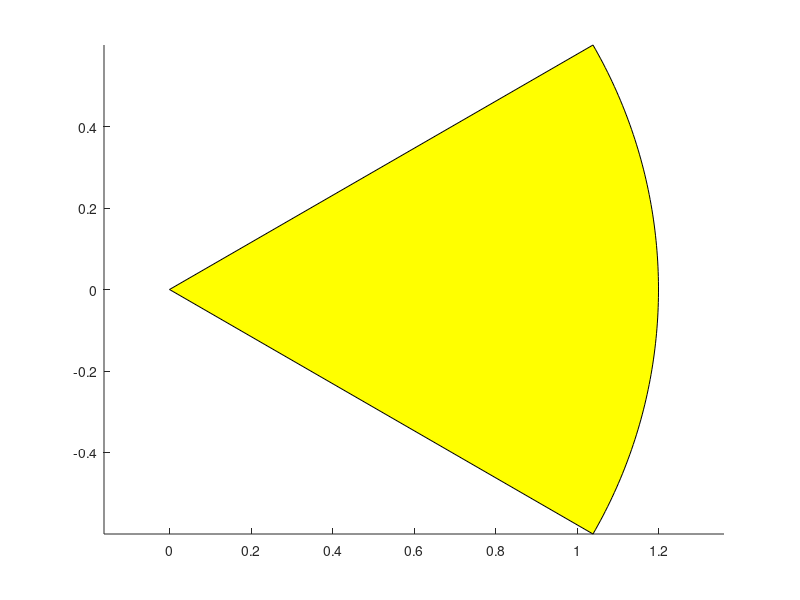

The MATLAB script that drew this image: (Note: this script raises an error after producing the figure.)
%% Intro
% Calculating distribution factor, pitch factor and winding factor for a
% 22-pole, 27-slot, 3-phase machine
% Author: Baris Kuseyri<baris.kuseyri@metu.edu.tr>
% version 1.0 | 23/03/2020

%% Initialization

clc
clear all

%% Machine Parameters

m=3;    %phase number
Q=27;   %number of slots
pp=11;  %number of pole-pairs


%% Machine Variables

q=Q/(2*pp*m);    %number of slots per pole per phase
ps=360/(Q/pp);   %phase shift between coils

am=2*pi/27;      %slot pitch (mechanical)
ae=pp*2*pi/27;      %slot pitch (electrical)


%% Results

hold on
axis equal

sector_color=['r','y','b'];

for i = 1:6
    t = linspace((i-1)*(2*pi/6)-(2*pi/12), i*(2*pi/6)-(2*pi/12));
    sector = patch([0 1.2*cos(t) 0], [0 1.2*sin(t) 0], sector_color(mod(i,3)+1));
    edgea = sector.EdgeAlpha;
    facea = sector.FaceAlpha;
    sector.EdgeAlpha = 0.0;
    sector.FaceAlpha = 0.2;
end


for i = 1:27
    x = [0 cos(ae*(i-1))];
    y = [0 sin(ae*(i-1))];
    v(i+1)=line(x,y,'Color','k','LineStyle','--');
    txt = num2str(i);
    text(1.1*cos(ae*(i-1)),1.1*sin(ae*(i-1)),txt,'HorizontalAlignment','center','VerticalAlignment','middle')
end



% 
% for i = 1 : Q
%     if i == 1
%         x = [0 cos(ae*(i-1))];
%         y = [0 sin(ae*(i-1))];
%         line(x,y,'Color','k','LineStyle','--');
%         txt1 = num2str(i);
%         text(1.1*cos(ae*(i-1)),1.1*sin(ae*(i-1)),txt1,'HorizontalAlignment','center','VerticalAlignment','middle')
%         text(1.4*cos(ae*(i-1)),1.4*sin(ae*(i-1)),'A','HorizontalAlignment','center','VerticalAlignment','middle', 'FontSize',14)
%     elseif i == 6 || i == 11 || i == 18 || i == 23
%         x = [0 cos(ae*(i-1))];
%         y = [0 sin(ae*(i-1))];
%         line(x,y,'Color','k','LineStyle','--');
%         txt = num2str(i);
%         text(1.1*cos(ae*(i-1)),1.1*sin(ae*(i-1)),txt,'HorizontalAlignment','center','VerticalAlignment','middle')
%     elseif i == 7 || i == 12 || i == 17 || i == 22
%         x = [0 -1*cos(ae*(i-1))];
%         y = [0 -1*sin(ae*(i-1))];
%         line(x,y,'Color','k','LineStyle','-');
%         txt = num2str(i+1);
%         text(-1.1*cos(ae*(i-1)),-1.1*sin(ae*(i-1)),txt,'HorizontalAlignment','center','VerticalAlignment','middle')
%       
%     elseif i == 19
%         x = [0 cos(ae*(i-1))];
%         y = [0 sin(ae*(i-1))];
%         line(x,y,'Color','k','LineStyle','--');
%         txt = num2str(i);
%         text(1.1*cos(ae*(i-1)),1.1*sin(ae*(i-1)),txt,'HorizontalAlignment','center','VerticalAlignment','middle')
%         text(1.4*cos(ae*(i-1)),1.4*sin(ae*(i-1)),'B','HorizontalAlignment','center','VerticalAlignment','middle', 'FontSize',14)
%     elseif i == 2 || i == 9 || i == 14 || i == 19 || i == 24
%         x = [0 cos(ae*(i-1))];
%         y = [0 sin(ae*(i-1))];
%         line(x,y,'Color','k','LineStyle','--');
%         txt = num2str(i);
%         text(1.1*cos(ae*(i-1)),1.1*sin(ae*(i-1)),txt,'HorizontalAlignment','center','VerticalAlignment','middle')
%     elseif i == 3 || i == 8 || i == 13 || i == 25
%         x = [0 -1*cos(ae*(i-1))];
%         y = [0 -1*sin(ae*(i-1))];
%         line(x,y,'Color','k','LineStyle','-');
%         txt = num2str(i);
%         text(-1.1*cos(ae*(i-1)),-1.1*sin(ae*(i-1)),txt,'HorizontalAlignment','center','VerticalAlignment','middle')
%         
%     elseif i == 10
%         x = [0 cos(ae*(i-1))];
%         y = [0 sin(ae*(i-1))];
%         line(x,y,'Color','k','LineStyle','--');
%         txt = num2str(i);
%         text(1.1*cos(ae*(i-1)),1.1*sin(ae*(i-1)),txt,'HorizontalAlignment','center','VerticalAlignment','middle')
%         text(1.4*cos(ae*(i-1)),1.4*sin(ae*(i-1)),'C','HorizontalAlignment','center','VerticalAlignment','middle', 'FontSize',14)    
%     elseif i == 5 || i == 10 || i == 15 || i == 20 || i == 27
%         x = [0 cos(ae*(i-1))];
%         y = [0 sin(ae*(i-1))];
%         line(x,y,'Color','k','LineStyle','--');
%         txt = num2str(i);
%         text(1.1*cos(ae*(i-1)),1.1*sin(ae*(i-1)),txt,'HorizontalAlignment','center','VerticalAlignment','middle')
%     elseif i == 4 || i == 16 || i == 21 || i == 26
%         x = [0 -1*cos(ae*(i-1))];
%         y = [0 -1*sin(ae*(i-1))];
%         line(x,y,'Color','k','LineStyle','-');
%         txt = num2str(i+1);
%         text(-1.1*cos(ae*(i-1)),-1.1*sin(ae*(i-1)),txt,'HorizontalAlignment','center','VerticalAlignment','middle')
%     
%     else
%         msgbox('Operation Failed');
%         
%     end   
% end

set(gca,'visible','off')
set(gca,'xtick',[])



